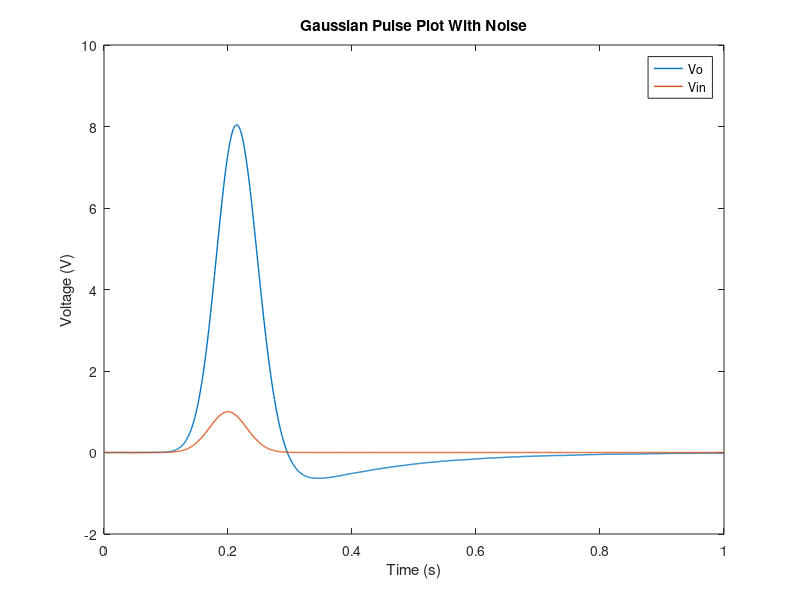
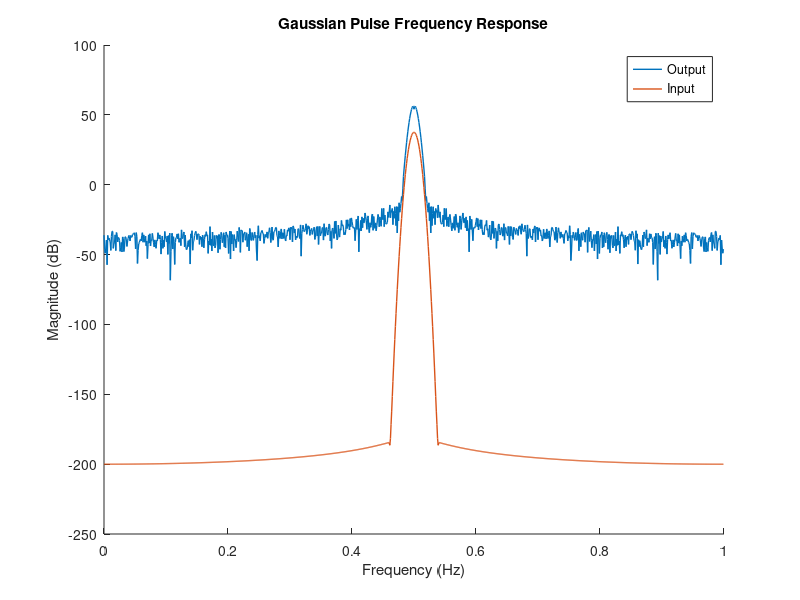

Source code (MATLAB) for these figures, in order:
%% q 1 to 3

clearvars; clearvars -GLOBAL
close all
set(0,'DefaultFigureWindowStyle','docked')  % 'docked' 'normal'
set(0,'DefaultLineLineWidth',1)


% dV = 10;
% dI = 10;
% V = I * R;
% I = C* dV;
% V2 = L*dI;



R1 = 1;
R2 = 2;
R3 = 10 ; %%changed due to slope of current vs voltage sweep
R4 = 0.1;
Ro = 1000;
C1 = 0.25;
Cn = 0.00001; 
L = 0.2;
alpha = 100;
In = 0.001;

G1 = 1/R1;
G2 = 1/R2;
G3 = 1/R3;
G4 = 1/R4;
Go = 1/Ro;


%equations
% V1 = Vin 
% I1 = (V1 - V2)*G1; +  C*d(V1-V2)/dt;
% (V1 - V2)*G1; +  C*d(V1-V2)/dt - V2*G2 - IL = 0 ;
% IL - V3*G3 + Cn*d(V3)/dt + In = 0
% V2-V3 = L*d(IL)/dt;
% V4 = alpha*IL;
% I4 = (V4-Vo)*G4;
% 0 =  (V4-Vo)*G4 + (Vo*Go);

%unknowns:  V = [V1, I1, V2, IL, V3, V4, I4,Vo]

G = [1   0   0     0      0  0  0  0;
     G1 -1  -G1    0      0  0  0  0;
    -G1  0  G1+G2  0      0  0  0  0;
      0  0    0    1     G3 0  0  0;
      0  0   -1    0      1  0  0  0;
      0  0    0   -alpha  0  -1 0  0;
      0  0    0     0     0  G4 -1 -G4;
      0  0    0     0     0  -G4  0 Go+G4];  


F = [1;0;0;0;0;0;0;0];

%%add CN
C = [ 0 0  0 0 0 0 0 0;
      C1 0 -C1 0 0 0 0 0;
     -C1 0  C1 0 0 0 0 0;
      0 0  0 0 Cn 0 0 0;
      0 0  0 -L 0 0 0 0
      0 0  0 0 0 0 0 0;
      0 0  0 0 0 0 0 0;
      0 0  0 0 0 0 0 0;]


%%setting up
dt = 0.001;
numit= 1000;
f = 1/(0.03);
gaus = @(x,mu,sig,amp,vo)amp*exp(-(((x-mu).^2)/(2*sig.^2)))+vo;

x = linspace(0,1,1000);
mu = 0.2; %%middle
sig = 0.03;  %standard dev (in mili secs)
amp = 1; %amplitude
vo = 0;
plot(x,gaus(x,mu,sig,amp,vo))


Vin = [];
V3 = [];
Vo = [];
Vp = zeros(8,1);


for i = 1:numit
    t = (i-1)*dt;
    ts(i) = (i-1)*dt;

    Vin(i) = amp*exp(-(((t-mu)^2)/(2*sig^2)))+vo;
    F = [Vin(i);0;0;0;In*randn();0;0;0];  %voltage source and random curr source

  
    Vi(i) = Vin(i) ;

    F(1) = Vin(i);

    H = C/dt+ G;

    V = H\(F+(C/dt*Vp)) ;

    Vo(i) = V(8);
    Vp = V;
    
end

% %conductance = G = 1/R
% V1 = Vin 
% I1 = (V1 - V2)*G1; +  C*d(V1-V2)/dt;
% 
% %node 2
% 
% % I(n1->n2) + I(n0->n2) + I(n3->n2) = 0
% (V1 - V2)*G1; +  C*d(V1-V2)/dt - V2*G2 -IL = 0 ;
% 
% %node 3
% IL - V3*G3 = 0
% V2-V3 = L*d(IL)/dt;
% % IL = I3;
% %node 4
% 
% V4 = alpha*IL;
% I4 = (V4-Vo)*G4;
% 
% %node 5
% 
% 0 =  (V4-Vo)*G4 + (Vo*Go);


figure(1)
leg = {};
plot (ts, Vo); leg{end+1}='Vo'; hold on
plot (ts, Vi); leg{end+1}='Vin'; hold on
hold off
title('Gaussian Pulse Plot With Noise')
xlabel('Time (s)')
ylabel('Voltage (V)' )
legend(leg)



%%fft stuff

VoFFT = abs(fftshift(fft(Vo)));
ViFFT = abs(fftshift(fft(Vi)));
freqV = (0:1000-1) -(1/(2*dt));


figure (2)
hold on
plot (ts,  20*log10(VoFFT));
plot (ts,  20*log10(ViFFT));
title('Gaussian Pulse Frequency Response')
xlabel('Frequency (Hz)')
ylabel('Magnitude (dB)')
legend('Output', 'Input')

